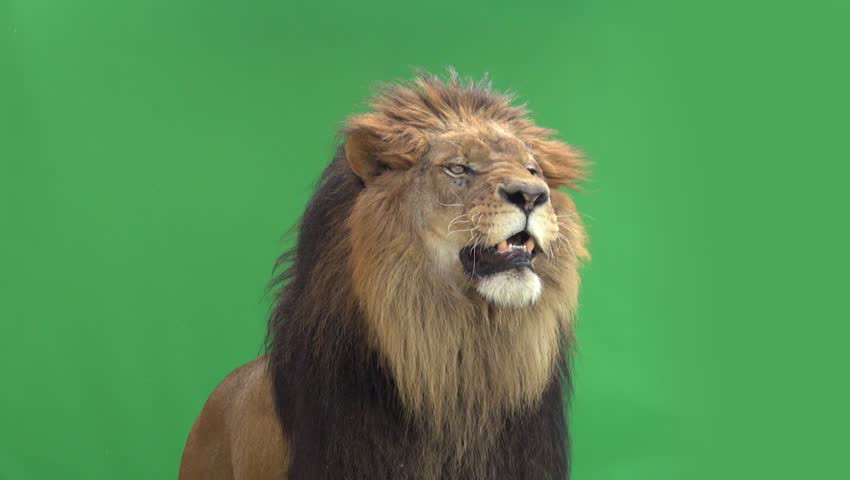
#> input picture src/lion.jpg, 850 x 480 px
$ python main.py   (Python 2 division)
#> lines starting #> are read from the running program, lines starting #| are printed output that depends on the picture; after the words box and inside, x2 and y2 are one past the last pixel; in counts of white or black regions, pixels touching at a corner belong together
import numpy as np
import cv2


lion = cv2.imread('lion.jpg')
#> lion is the input picture: shape (480, 850, 3); mean B, G, R 84.7, 144.9, 85.1
savana = cv2.imread('savana.jpg')
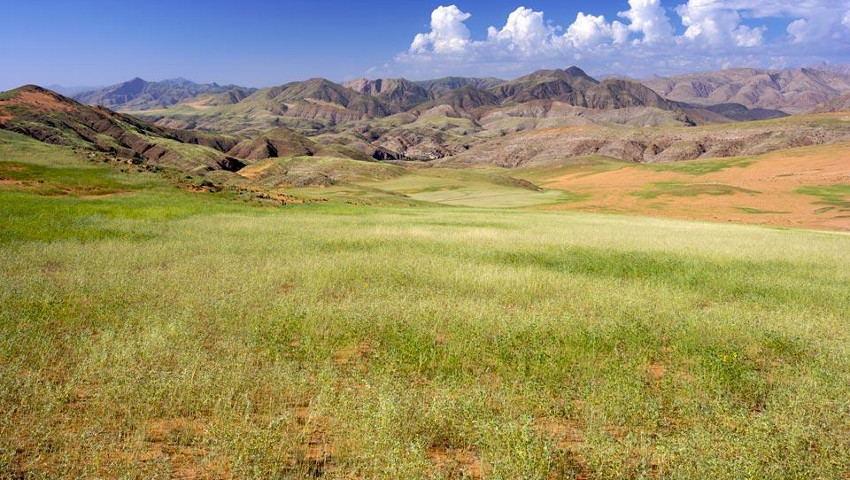
#> input picture src/savana.jpg, 850 x 480 px
#> savana is the input picture: shape (480, 850, 3); mean B, G, R 104, 145.7, 153.9


lion2hsv = cv2.cvtColor(lion, cv2.COLOR_BGR2HSV)
#> lion2hsv: shape (480, 850, 3); mean H, S, V 53.6, 121.8, 149.7

# hsv hue sat val
green_l = np.array([35, 38, 70])
green_u = np.array([150, 255, 255])

mask = cv2.inRange(lion2hsv, green_l, green_u)
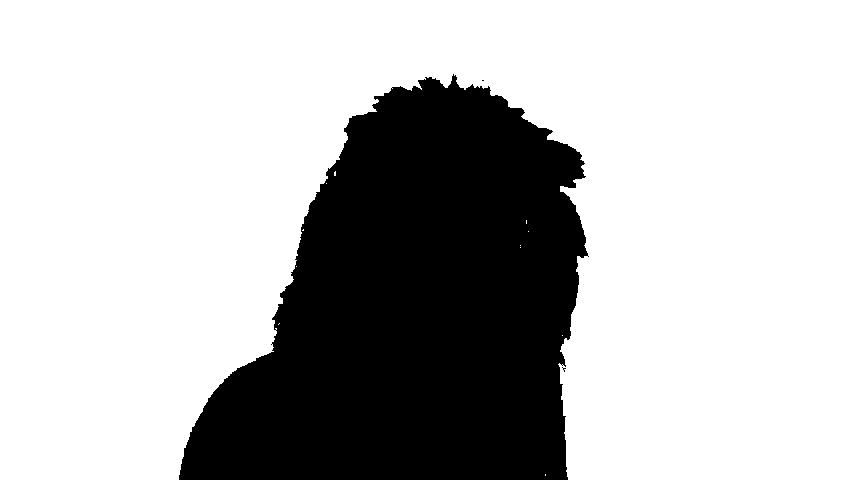
#> mask: shape (480, 850); 72.4% white; 3 black regions (2 under 20 px), largest, box (x1, y1, x2, y2) and area: (179, 74, 589, 480) 112508
mask_inv = cv2.bitwise_not(mask)

savana_bg = cv2.bitwise_and(savana, savana, mask=mask)
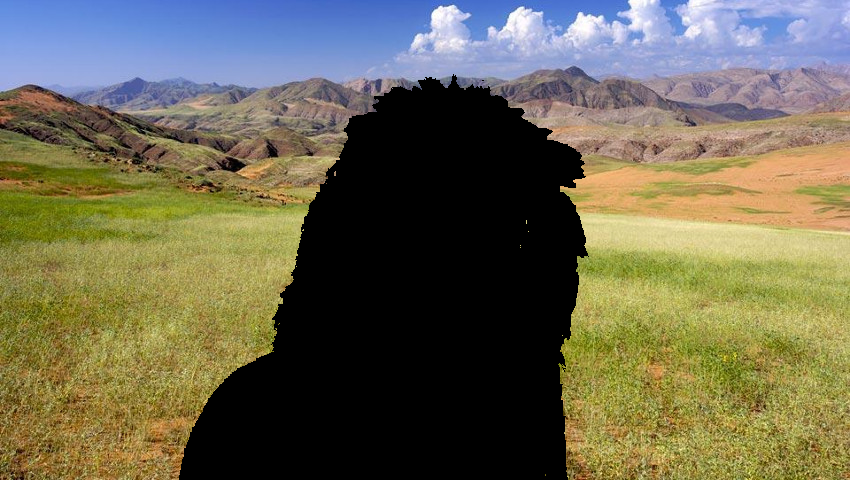
#> savana_bg: shape (480, 850, 3); mean B, G, R 81.5, 104, 108.2
lion_bg = cv2.bitwise_and(lion, lion, mask=mask_inv)
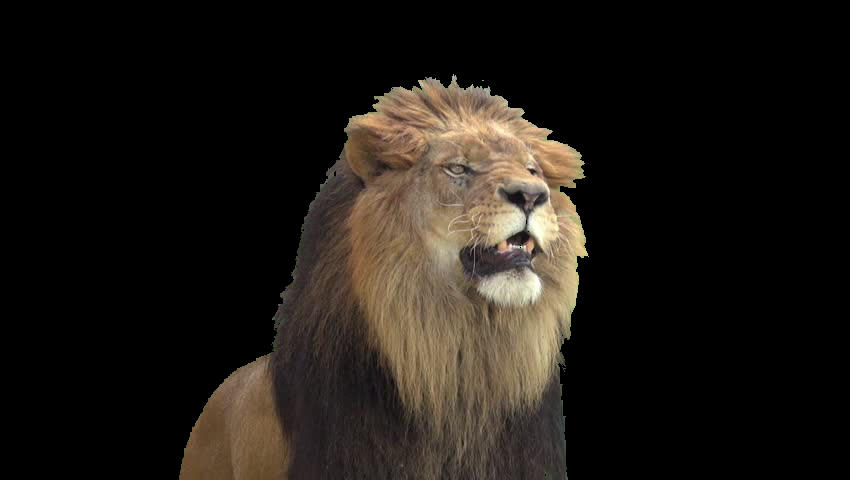
#> lion_bg: shape (480, 850, 3); mean B, G, R 20.8, 26, 30.7

final = cv2.add(lion_bg, savana_bg)
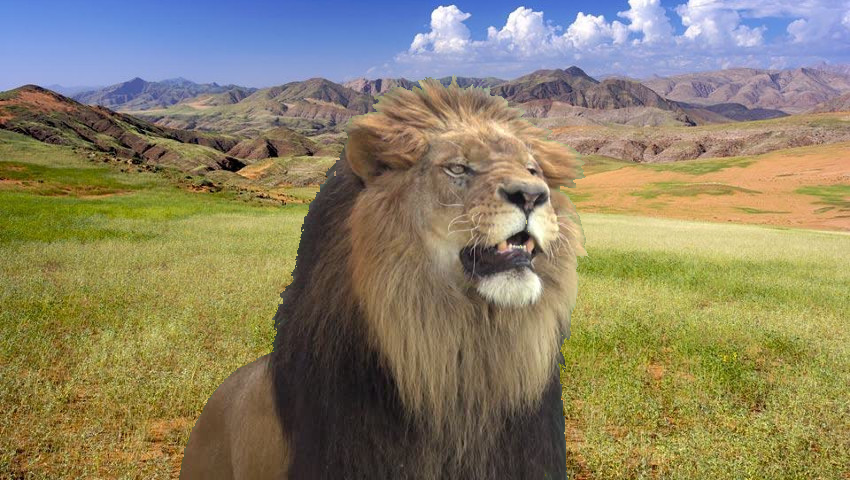
#> final: shape (480, 850, 3); mean B, G, R 102.3, 130, 139

cv2.imshow('mask', mask)
cv2.imshow('lion', lion)
cv2.imshow('savana', savana)
cv2.imshow('lion_bg', lion_bg)
cv2.imshow('savana_bg', savana_bg)
cv2.imshow('final', final)


def getcoord(event,x,y,flags,param):
    global ix,iy
    if event == 1:
        print 'Click: x=',x,'y=',y
        print lion2hsv[y, x], lion_bg[y, x]

def demowhile():
    cv2.namedWindow('image')
    cv2.setMouseCallback('image',getcoord)
    while (1):
        cv2.imshow('image', lion_bg)
        k = cv2.waitKey(0) & 0xFF
        if k == 27:
            break
#demowhile()


cv2.waitKey(0)
#> (the run stopped early here; a loop or call above may not have finished)
